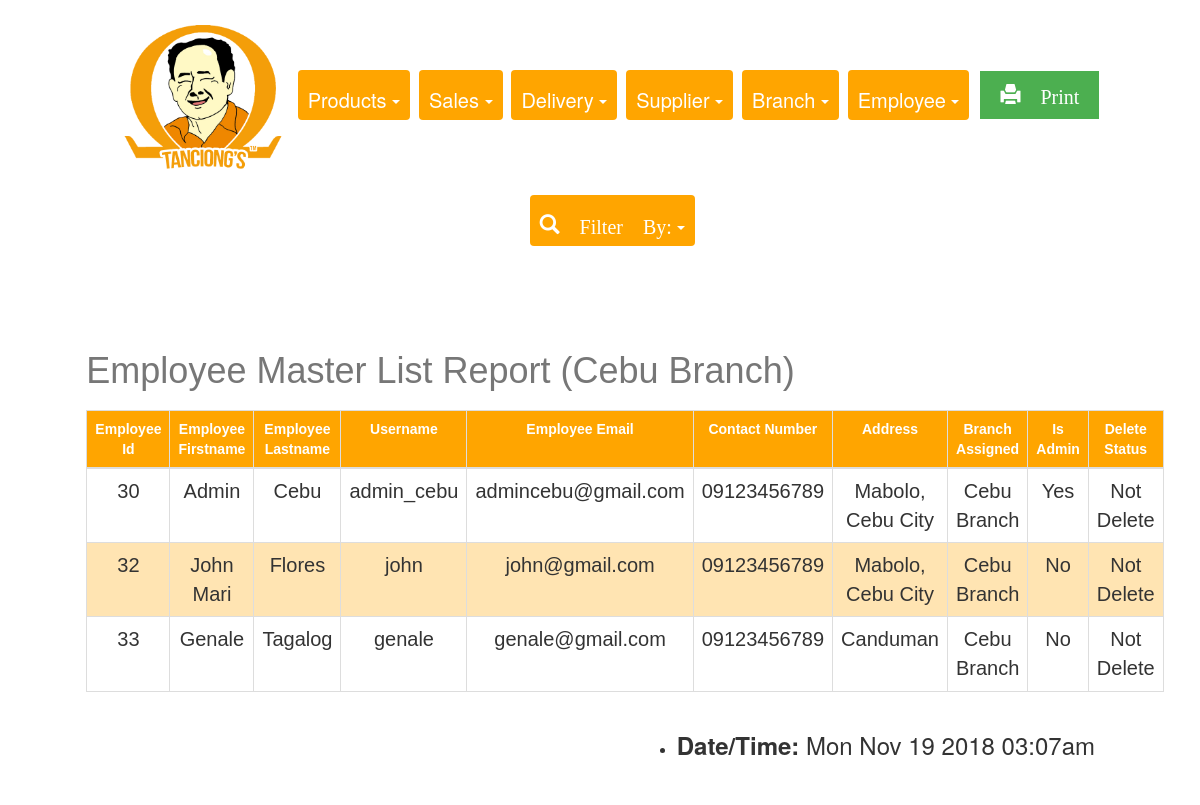
Page /REPORTS/cebuBranch.php on the committed database.
### tables this page shows
CREATE TABLE `employee` (
  `employee_id` int(11) NOT NULL,
  `employee_firstname` varchar(255) DEFAULT NULL,
  `employee_lastname` varchar(255) DEFAULT NULL,
  `username` varchar(255) DEFAULT NULL,
  `password` varchar(255) DEFAULT NULL,
  `employee_email` varchar(255) DEFAULT NULL,
  `employee_contactnumber` varchar(15) DEFAULT NULL,
  `employee_address` varchar(255) DEFAULT NULL,
  `branch_id` int(11) DEFAULT NULL,
  `isAdmin` tinyint(4) DEFAULT NULL,
  `deleteStatus` tinyint(4) DEFAULT NULL
);

CREATE TABLE `branch` (
  `branch_id` int(11) NOT NULL,
  `branch_name` varchar(50) DEFAULT NULL
);

### REPORTS/cebuBranch.php (the view, shortened to what this page needs)
<!DOCTYPE html>
<html>
<head>
  <link rel="stylesheet" href="https://maxcdn.bootstrapcdn.com/bootstrap/3.3.7/css/bootstrap.min.css">
  <link rel="stylesheet" type="text/css" href="report.css">
</head>
<body>
<center>
<div class="container-fluid1">
<div class= "choices">
<img class="img1" src="pic.png">
<div class="btn-group">
  <a class="btn dropdown-toggle" data-toggle="dropdown">
   Products
    <span class="caret"></span>
  </a>
</div>
<div class="btn-group">
  <a class="btn dropdown-toggle" data-toggle="dropdown">
    Sales
    <span class="caret"></span>
  </a>
</div>
<div class="btn-group">
  <a class="btn dropdown-toggle" data-toggle="dropdown">
   Delivery
    <span class="caret"></span>
  </a>
</div>
<div class="btn-group">
  <a class="btn dropdown-toggle" data-toggle="dropdown">
   Supplier
    <span class="caret"></span>
  </a>
</div>
<div class="btn-group">
  <a class="btn dropdown-toggle" data-toggle="dropdown">
 Branch
    <span class="caret"></span>
  </a>
</div>
<div class="btn-group">
  <a class="btn dropdown-toggle" data-toggle="dropdown">
   Employee
    <span class="caret"></span>
  </a>
</div>
<div class="btn-group">
  <a class="button" href="cebuBranchPrint.php"  target="_blank"><span class="glyphicon glyphicon-print"> Print</span>
  </a>
</div>
</div>
<div class="btn-group">
  <a class="btn dropdown-toggle" data-toggle="dropdown"><span class="glyphicon glyphicon-search"> Filter By:</span>
    <span class="caret"></span>
  </a>
</div>
<div class="container">
<?php
                    require_once 'connection.php'; ?>
                    <br><br><br>
                    <?php
                    $sql = "SELECT employee.employee_id, employee.employee_firstname,employee.employee_lastname, employee.username, employee.employee_email, employee.employee_contactnumber, employee.employee_address, branch.branch_id, branch.branch_name, employee.isAdmin, employee.deleteStatus,
                    CASE WHEN employee.isAdmin = 1 THEN 'Yes' ELSE 'No' END AS isAdmin ,
                    CASE WHEN employee.deleteStatus = 1 THEN 'Deleted' ELSE 'Not Delete' END AS deleteStatus
                    FROM employee, branch
                    WHERE branch.branch_id= employee.branch_id
                    AND branch.branch_id= 1
                    ORDER BY employee_id ASC";
                    if($result = mysqli_query($conn, $sql)){
                        if(mysqli_num_rows($result) > 0){
                            echo "<center><table class='table'></center>";
                                echo "<thead>";
                                echo "<caption><h1>Employee Master List Report (Cebu Branch)</h1></caption>";
                                    echo "<tr style='width: 100px;'>";
                                        echo "<th style='width: 150px;'>Employee Id</th>";
                                        echo "<th>Employee Firstname</th>";
                                        echo "<th>Employee Lastname</th>";
                                         echo "<th>Username</th>";
                                        echo "<th>Employee Email</th>";
                                        echo "<th>Contact Number</th>";
                                        echo "<th>Address</th>";
                                        echo "<th>Branch Assigned</th>";
                                        echo "<th>Is Admin</th>";
                                        echo "<th>Delete Status</th>";
                                    echo "</tr>";
                                echo "</thead>";
                                echo "<tbody>";
                                while($row = mysqli_fetch_assoc($result)){
                                    echo "<tr>";
                                        echo "<td> ", "<center>". $row['employee_id'] . "</center>", "</td>";
                                        echo "<td> ","<center>". $row['employee_firstname'] . "</center>","</td>";
                                        echo "<td> ", "<center>". $row['employee_lastname'] . "</center>","</td>";
                                        echo "<td>", "<center>". $row['username'] ."</center>", "</td>";
                                        echo "<td> ", "<center>". $row['employee_email'] . "</center>", "</td>";
                                        echo "<td> ", "<center>". $row['employee_contactnumber'] . "</center>", "</td>";
                                        echo "<td> ", "<center>". $row['employee_address'] . "</center>", "</td>";
                                        echo "<td> ", "<center>". $row['branch_name'] . "</center>", "</td>";
                                        echo "<td> ", "<center>". $row['isAdmin'].  "</center>", "</td>";
                                         echo "<td> ", "<center>". $row['deleteStatus'].  "</center>", "</td>";
                                    echo "</tr>";
                                }
                                echo "</tbody>";
                        } else{
                            echo "<p class='lead'><em>No records were found.</em></p>";
                        }
                    } else{
                        echo "ERROR: Could not able to execute $sql. " . mysqli_error($conn);
                    }
                    ?>
            <ul class=date>
     <li><h3><b>Date/Time: </b><span id="date"></h3></li>
</ul>
</div>
</div>
</center>
</body>
</html>

### REPORTS/report.css (style rules this page uses)
body { padding-left: 20px; padding-bottom: 30px; padding-top: 0px; }
.container-fluid1 { padding: 5px 20px; padding-top: 10px; }
.btn-group { padding-left: 5px; padding-right: 0px; padding-top: 15px; padding-bottom:15px; }
.btn { background-color: orange; color: white; padding-top: 16px; padding-left: 16px; padding-right: 10px; font-size: 20px; border: none; padding-left: 10px; }
.img1 { width: 170px; }
.table { font-family: "Trebuchet MS", Arial, Helvetica, sans-serif; border-collapse: collapse; margin-left: auto; margin-right: auto; width: 90%; }
.table td, .table th { border: 1px solid #ddd; padding-left: 12px; padding-right: 12px; padding-bottom: 5px; padding-top:12px; font-size: 20px; }
.table tr:nth-child(even) { background-color: #ffe4b2; }
.table th { padding-top: 20px; padding-bottom: 20px; padding-right: 12px; padding-left: 12px; text-align: center; background-color:#ffa500; color: white; font-size: 14px; }
.date { float: right; padding-right:100px; padding-bottom: 0px; font-size: 14px; }
h1 { padding-top: 2px; padding-bottom: 2px; }
.button { background-color: #4CAF50; border: none; color: white; padding-top: 10px; padding-bottom: 10px; padding-right: 20px; padding-left: 20px; text-align: center; text-decoration: none; display: inline-block; font-size: 20px; margin: 4px 2px; cursor: pointer; }

### rows in the picture
employee: employee_id "30", employee_firstname "Admin", employee_lastname "Cebu", username "admin_cebu", employee_email "admincebu@gmail.com", employee_contactnumber "09123456789", employee_address "Mabolo, Cebu City", branch.branch_name "Cebu Branch", isAdmin "Yes", deleteStatus "Not Delete"
employee: employee_id "32", employee_firstname "John Mari", employee_lastname "Flores", username "john", employee_email "john@gmail.com", employee_contactnumber "09123456789", employee_address "Mabolo, Cebu City", branch.branch_name "Cebu Branch", isAdmin "No", deleteStatus "Not Delete"
employee: employee_id "33", employee_firstname "Genale", employee_lastname "Tagalog", username "genale", employee_email "genale@gmail.com", employee_contactnumber "09123456789", employee_address "Canduman", branch.branch_name "Cebu Branch", isAdmin "No", deleteStatus "Not Delete"
